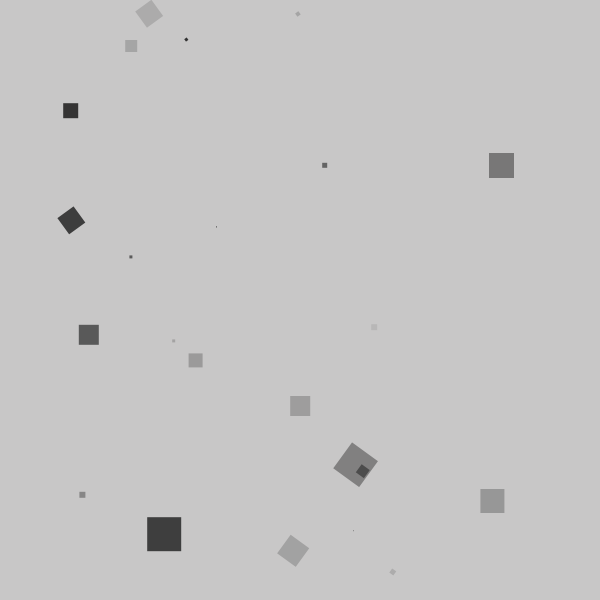
Frame 1 (no input)
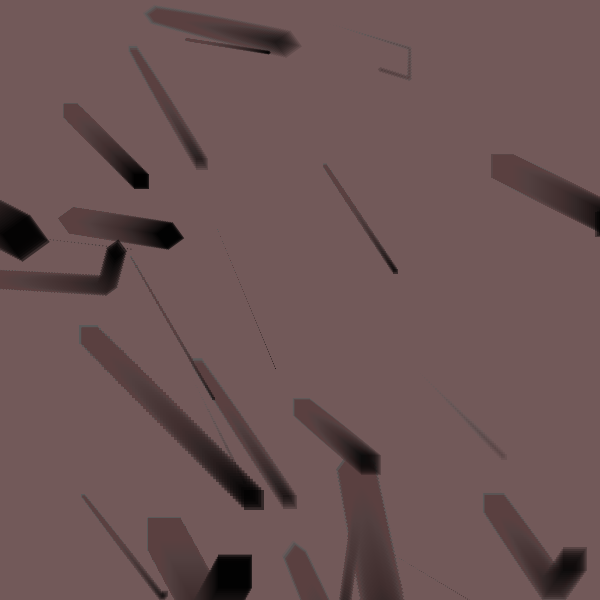
Frame 60 (the mouse pressed at the canvas centre just before this capture)
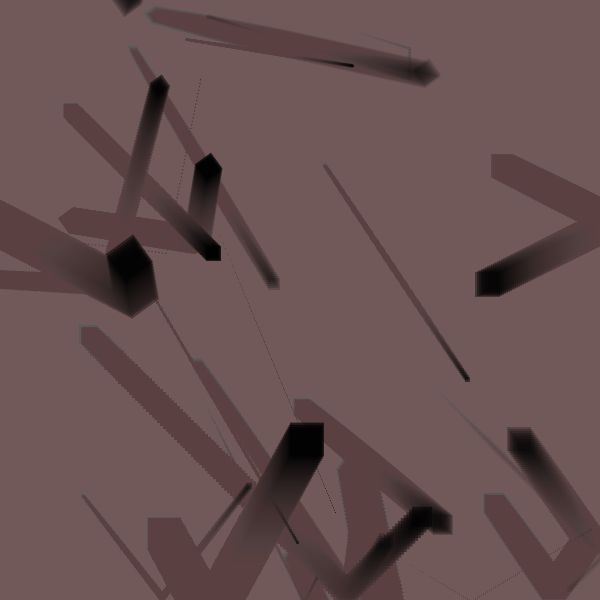
Frame 120 (the mouse held since frame 60 and released just before this capture)

The Processing sketch that drew these frames (run headless with seeded random() and noise(); from frame 60 on, the mouse is pressed at the canvas centre):

// Processing sketch: processing_56651
// ── processing_56651.pde

//Max Perim
//copyright 2012

int MAX = 150;

float [ ] x;
float [ ] y;
float [ ] ht;
float [ ] wd;
float [ ] speedX;
float [ ] speedY;
color [ ] col;

void setup( )

{

  size ( 600, 600 );
  noStroke();
  x = new float [ MAX ];
  initFloatArray( x, 50, width-50 );
  y = new float [ MAX ];
  initFloatArray( y, 50, height-50  );
  ht = new float [ MAX ];
  initFloatArray( ht, 0, height*.1);
  wd = new float [ MAX ];
  initFloatArray( wd, 0, width*.1 );
  speedX = new float [ MAX ];
  initFloatArray( speedX, 5, 15  ); 
  speedY = new float [ MAX ];
  initFloatArray( speedY, 5, 15  ); 
  col = new color [ MAX ];
  initColorArray( );
}

void draw() {
  prep();
  moveElements();
  drawElements();
}

void initFloatArray( float [] xArray, float low, float high) {
  for (int i=0; i < xArray.length; i++)
  {
    xArray[i] = int(random(low, high));
  }
}

void initColorArray() {
  for (int i=0; i < col.length; i++)
  {
    col[i] = color(#cdcdcd, random(20, 200));
  }
}

void moveElements() {

  for (int i = 0; i <x.length; i++) {
    x[i]+=speedX[i]/5;
    y[i]+=speedY[i]/5;
    if (x[i]>=width) {
      speedX[i]=-speedX[i];
    }
    if (x[i]<=0) {
      speedX[i]=-speedX[i];
    }
    if (y[i]>=height) {
      speedY[i]=-speedY[i];
    }
    if (y[i]<=0) {
      speedY[i]=-speedY[i];
    }
  }
}

void drawElements() {
  for (int i=0; i < MAX; i++)
  {
    fill(col[i]);
    translate(width/2, height/2);
    rotate(PI/5.0);
    rect(x[i], y[i], ht[i]-25, ht[i]-25);
  }
}

void prep( ) {

  fill( #5F4949, 10   );

  rect( 0, 0, width, height );
}
